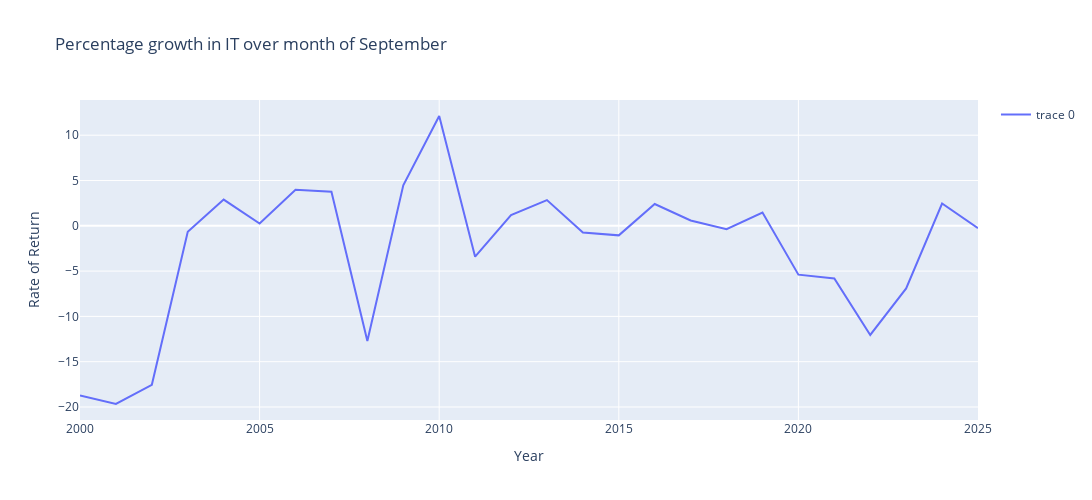

Notebook code cell kept with this figure:
### Code cell
fig = go.Figure()

fig.add_trace(go.Scatter(x=data_srit_sept_ret.index, y = data_srit_sept_ret['%Chg'], mode='lines'))
fig.update_layout(autosize = False,
                  minreducedwidth = 250, 
                  minreducedheight = 100,
                   width = 1200, height = 500,
                    title = 'Percentage growth in IT over month of September',
                    xaxis_title = 'Year', yaxis_title = 'Rate of Return',
                    showlegend = True)
fig.show()

### Figure 1 — Plotly figure (JSON) as saved in the notebook; plotly's stock layout.template omitted (floating-point values rounded to 4 significant figures)
{"data": [{"mode": "lines", "type": "scatter", "x": [2000, 2001, 2002, 2003, 2004, 2005, 2006, 2007, 2008, 2009, 2010, 2011, 2012, 2013, 2014, 2015, 2016, 2017, 2018, 2019, 2020, 2021, 2022, 2023, 2024, 2025], "y": [-18.73, -19.67, -17.56, -0.6625, 2.894, 0.2411, 3.985, 3.758, -12.73, 4.468, 12.12, -3.414, 1.19, 2.835, -0.7355, -1.056, 2.407, 0.5861, -0.3698, 1.459, -5.396, -5.826, -12.05, -6.911, 2.457, -0.2578]}], "layout": {"autosize": false, "height": 500, "minreducedheight": 100, "minreducedwidth": 250, "showlegend": true, "title": {"text": "Percentage growth in IT over month of September"}, "width": 1200, "xaxis": {"title": {"text": "Year"}}, "yaxis": {"title": {"text": "Rate of Return"}}}}
